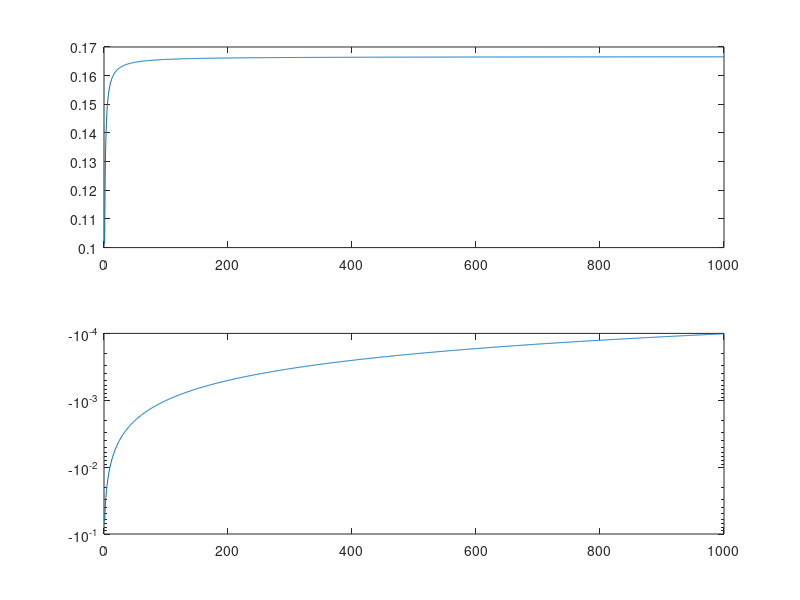

This chart was generated by the following MATLAB code:
n = 1;
fn(1) = 1/(pi^2*n^2);
for n = 2:1000
    fn(n) = fn(n-1) + 1/(pi^2*n^2);
end

array_n = 1:1000;
subplot(2,1,1)
plot(array_n, fn);
subplot(2,1,2)
semilogy(array_n, fn-(1/6))